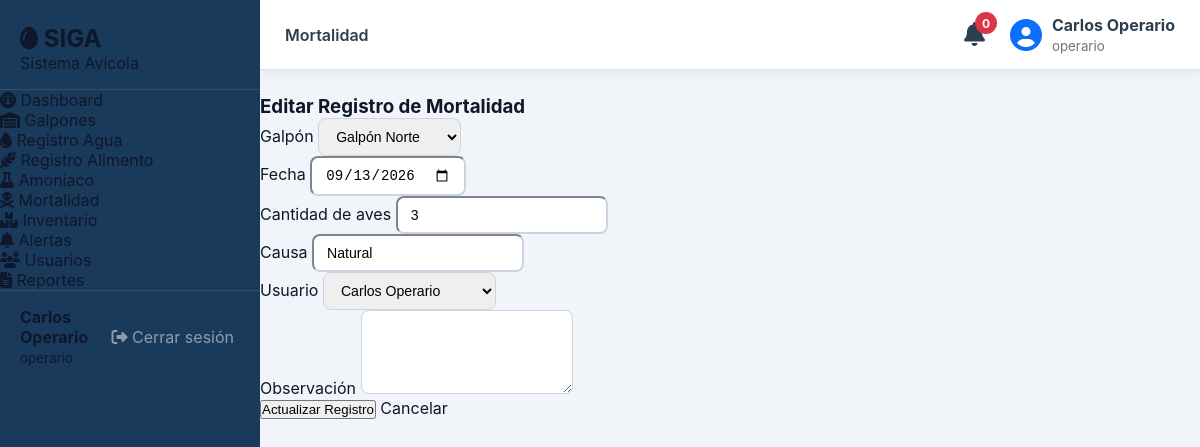
The app's page /modules/mortalidad/editar.php?id=1 (signed in) with its own data.
### tables this page shows
CREATE TABLE IF NOT EXISTS `mortalidad` (
  `id`          INT UNSIGNED NOT NULL AUTO_INCREMENT,
  `galpon_id`   INT UNSIGNED NOT NULL,
  `fecha`       DATE         NOT NULL,
  `cantidad`    INT UNSIGNED NOT NULL DEFAULT 0,
  `causa`       VARCHAR(200),
  `usuario_id`  INT UNSIGNED NOT NULL,
  `observacion` TEXT,
  `created_at`  DATETIME NOT NULL DEFAULT CURRENT_TIMESTAMP,
  PRIMARY KEY (`id`),
  CONSTRAINT `fk_mortalidad_galpon`  FOREIGN KEY (`galpon_id`)  REFERENCES `galpones`(`id`) ON DELETE CASCADE,
  CONSTRAINT `fk_mortalidad_usuario` FOREIGN KEY (`usuario_id`) REFERENCES `usuarios`(`id`)
);

CREATE TABLE IF NOT EXISTS `galpones` (
  `id`                  INT UNSIGNED NOT NULL AUTO_INCREMENT,
  `codigo`              VARCHAR(20)  NOT NULL UNIQUE,
  `nombre`              VARCHAR(100) NOT NULL,
  `ubicacion`           VARCHAR(200),
  `capacidad_maxima`    INT UNSIGNED NOT NULL DEFAULT 0,
  `cantidad_actual`     INT UNSIGNED NOT NULL DEFAULT 0,
  `estado`              ENUM('activo','inactivo','mantenimiento') NOT NULL DEFAULT 'activo',
  `responsable_id`      INT UNSIGNED,
  `created_at`          DATETIME NOT NULL DEFAULT CURRENT_TIMESTAMP,
  PRIMARY KEY (`id`),
  CONSTRAINT `fk_galpones_responsable` FOREIGN KEY (`responsable_id`) REFERENCES `usuarios`(`id`) ON DELETE SET NULL
);

CREATE TABLE IF NOT EXISTS `usuarios` (
  `id`              INT UNSIGNED NOT NULL AUTO_INCREMENT,
  `nombre_completo` VARCHAR(150) NOT NULL,
  `documento`       VARCHAR(30)  NOT NULL UNIQUE,
  `email`           VARCHAR(120) NOT NULL UNIQUE,
  `telefono`        VARCHAR(20),
  `password_hash`   VARCHAR(255) NOT NULL,
  `rol_id`          INT UNSIGNED NOT NULL DEFAULT 2,
  `activo`          TINYINT(1)   NOT NULL DEFAULT 1,
  `created_at`      DATETIME     NOT NULL DEFAULT CURRENT_TIMESTAMP,
  `updated_at`      DATETIME     NOT NULL DEFAULT CURRENT_TIMESTAMP ON UPDATE CURRENT_TIMESTAMP,
  PRIMARY KEY (`id`),
  CONSTRAINT `fk_usuarios_rol` FOREIGN KEY (`rol_id`) REFERENCES `roles`(`id`)
);

### modules/mortalidad/editar.php (the view, shortened to what this page needs)
<?php
$db = getDB();
$id = isset($_GET['id']) ? (int)$_GET['id'] : 0;
$stmt = $db->prepare("SELECT * FROM mortalidad WHERE id = ?");
$stmt->execute([$id]);
$registro = $stmt->fetch();
$galpones = $db->query("SELECT * FROM galpones ORDER BY nombre")->fetchAll();
$usuarios = $db->query("SELECT * FROM usuarios WHERE activo = 1 ORDER BY nombre_completo")->fetchAll();
include '../../includes/header.php';
?>
<div class="container">
    <div class="card shadow">
        <div class="card-header bg-warning">
            <h3>Editar Registro de Mortalidad</h3>
        </div>
        <div class="card-body">
            <form method="POST">
                <div class="row">
                    <div class="col-md-6 mb-3">
                        <label>Galpón</label>
                        <select name="galpon_id" class="form-control" required>
                            <?php foreach($galpones as $g): ?>
                                <option value="<?= $g['id']; ?>"
                                    <?= ($g['id'] == $registro['galpon_id']) ? 'selected' : ''; ?>>
                                    <?= htmlspecialchars($g['nombre']); ?>
                                </option>
                            <?php endforeach; ?>
                        </select>
                    </div>
                    <div class="col-md-6 mb-3">
                        <label>Fecha</label>
                        <input
                            type="date"
                            name="fecha"
                            class="form-control"
                            value="<?= $registro['fecha']; ?>"
                            required>
                    </div>
                </div>
                <div class="row">
                    <div class="col-md-6 mb-3">
                        <label>Cantidad de aves</label>
                        <input
                            type="number"
                            name="cantidad"
                            min="1"
                            class="form-control"
                            value="<?= $registro['cantidad']; ?>"
                            required>
                    </div>
                    <div class="col-md-6 mb-3">
                        <label>Causa</label>
                        <input
                            type="text"
                            name="causa"
                            class="form-control"
                            value="<?= htmlspecialchars($registro['causa']); ?>"
                            required>
                    </div>
                </div>
                <div class="mb-3">
                    <label>Usuario</label>
                    <select name="usuario_id" class="form-control" required>
                        <?php foreach($usuarios as $u): ?>
                            <option value="<?= $u['id']; ?>"
                                <?= ($u['id'] == $registro['usuario_id']) ? 'selected' : ''; ?>>
                                <?= htmlspecialchars($u['nombre_completo']); ?>
                            </option>
                        <?php endforeach; ?>
                    </select>
                </div>
                <div class="mb-3">
                    <label>Observación</label>
                    <textarea
                        name="observacion"
                        class="form-control"
                        rows="4"><?= htmlspecialchars($registro['observacion']); ?></textarea>
                </div>
                <button class="btn btn-warning">
                    Actualizar Registro
                </button>
                <a href="index.php" class="btn btn-secondary">
                    Cancelar
                </a>
            </form>
        </div>
    </div>
</div>
<?php include '../../includes/footer.php'; ?>

### assets/css/siga.css (style rules this page uses)
:root { --siga-blue: #1a3a5c; --siga-blue-mid: #2a5298; --siga-blue-lt: #3d6eb5; --siga-green: #2e7d52; --siga-green-lt: #43a875; --siga-amber: #e67e22; --siga-red: #c0392b; --siga-white: #f8fafc; --siga-gray-50: #f1f5f9; --siga-gray-100: #e2e8f0; --siga-gray-300: #cbd5e1; --siga-gray-500: #64748b; --siga-gray-700: #334155; --siga-gray-900: #0f172a; --sidebar-w: 260px; --topbar-h: 62px; --radius: 12px; --radius-sm: 8px; --shadow: 0 4px 20px rgba(26,58,92,.10); --shadow-sm: 0 2px 8px rgba(26,58,92,.07); --transition: .22s ease; font-family: 'Inter', system-ui, sans-serif; }
*, *::before, *::after { box-sizing: border-box; margin: 0; padding: 0; }
body { background: var(--siga-gray-50); color: var(--siga-gray-900); }
a { text-decoration: none; color: inherit; }
.form-control, .form-select { border-color: var(--siga-gray-300); border-radius: var(--radius-sm); font-size: .88rem; padding: 9px 13px; transition: border-color var(--transition), box-shadow var(--transition); }

### records on screen
mortalidad: galpon_id "Galpón Norte", fecha "09/13/2026", cantidad "3", causa "Natural", usuario_id "Carlos Operario"

### other values on screen
$nombreUsuario "Carlos Operario"
$rolUsuario "operario"
$activePage "Mortalidad"
$stmt->fetchColumn() "0"
